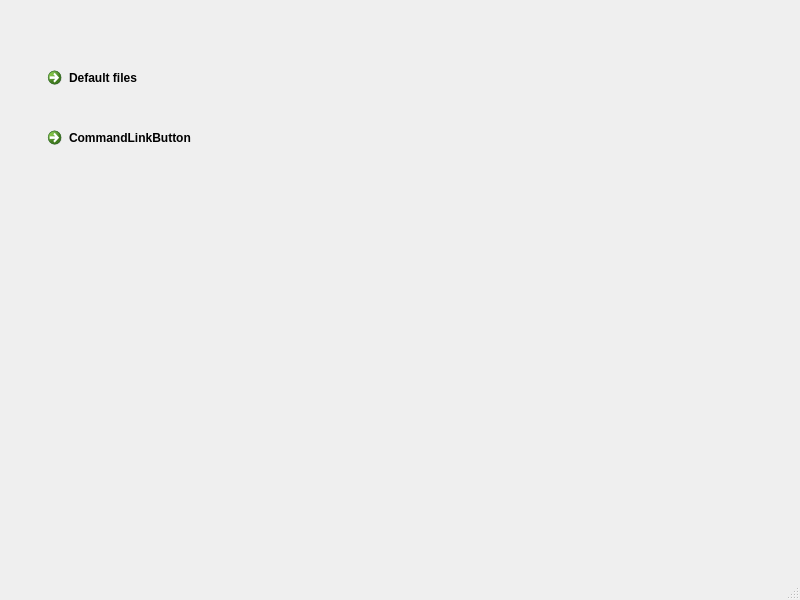
<?xml version="1.0" encoding="UTF-8"?>
<ui version="4.0">
 <class>MainWindow</class>
 <widget class="QMainWindow" name="MainWindow">
  <property name="geometry">
   <rect>
    <x>0</x>
    <y>0</y>
    <width>800</width>
    <height>600</height>
   </rect>
  </property>
  <property name="windowTitle">
   <string>MainWindow</string>
  </property>
  <widget class="QWidget" name="centralwidget">
   <widget class="QCommandLinkButton" name="commandLinkButton">
    <property name="geometry">
     <rect>
      <x>40</x>
      <y>60</y>
      <width>185</width>
      <height>41</height>
     </rect>
    </property>
    <property name="text">
     <string>Default files</string>
    </property>
   </widget>
   <widget class="QCommandLinkButton" name="commandLinkButton_2">
    <property name="geometry">
     <rect>
      <x>40</x>
      <y>120</y>
      <width>185</width>
      <height>41</height>
     </rect>
    </property>
    <property name="text">
     <string>CommandLinkButton</string>
    </property>
   </widget>
  </widget>
  <widget class="QMenuBar" name="menubar">
   <property name="geometry">
    <rect>
     <x>0</x>
     <y>0</y>
     <width>800</width>
     <height>25</height>
    </rect>
   </property>
  </widget>
  <widget class="QStatusBar" name="statusbar"/>
 </widget>
 <resources/>
 <connections/>
</ui>
